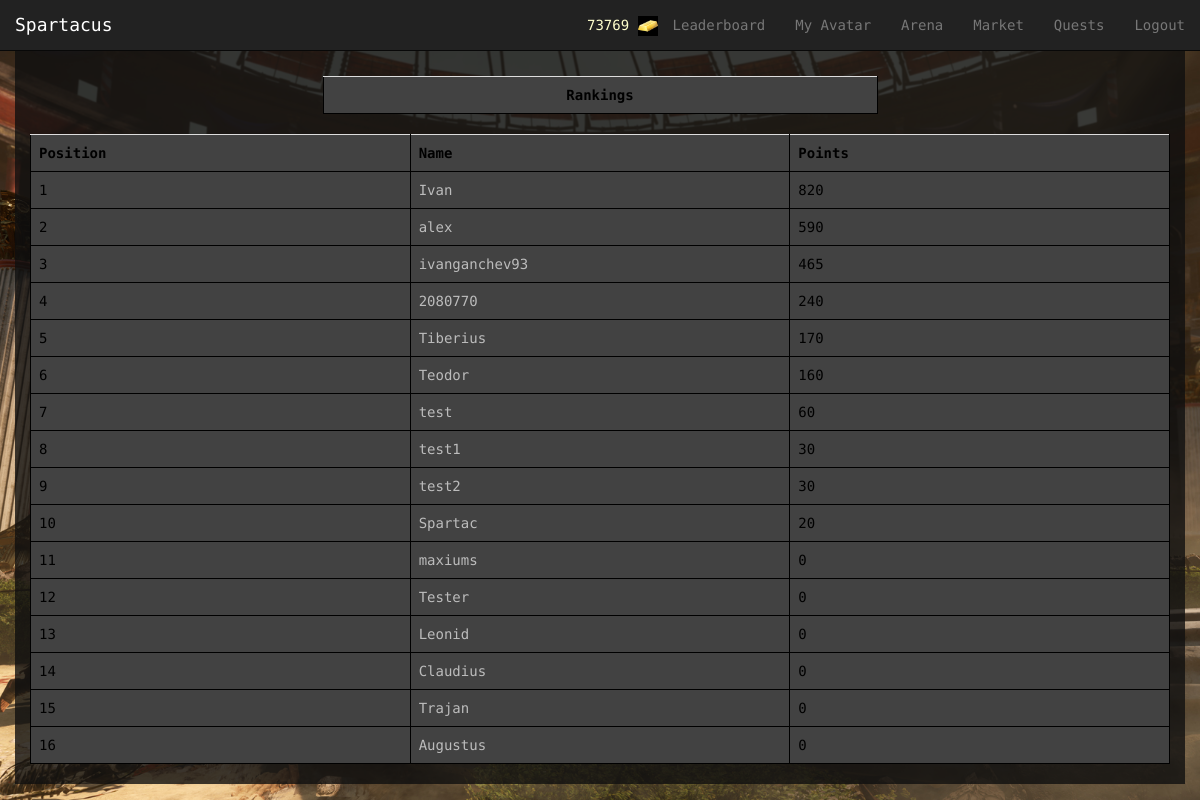
Page /Spartacus/leaderboard/ (signed in) on the committed database.
### Spartacus/models.py (models this page shows, shortened)
class Avatar(models.Model):
    user = models.OneToOneField(User)
    picture = models.ImageField(upload_to='profile_images', blank=True)
    cash = models.IntegerField(default = 100)
    attack = models.IntegerField(default= 10)
    deffence = models.IntegerField(default= 10)
    strength = models.IntegerField(default= 10)
    agility = models.IntegerField(default= 10)
    intelligence = models.IntegerField(default = 10)
    isFighting = models.BooleanField(default=False)
    victories = models.IntegerField(default = 0)
    points = models.IntegerField(default = 0) # for ranking...every time a gladiator fights get some amount of points

### Spartacus/views.py (the view)
def leaderboard(request):
    context_dict = {}
    try:
        avatars = Avatar.objects.order_by('-points')[:20]
        context_dict['avatars'] = avatars
    except:
        print "Query fail leaderboard"
    return render(request, 'Spartacus/leaderboard.html', context_dict)

### templates/Spartacus/leaderboard.html (shortened to what this page needs)
{% extends 'Spartacus/base.html' %}
{% load staticfiles %}
{% block body_block %}
<div class="container">
	<div class="row" id="split">
	</div>
	<div class="row">
		<div class="col-xs-12">
			<div class="row">
				<div class="col-xs-6 col-xs-offset-3">
					<table class="table">
						<th style="text-align: center">Rankings</th>
					</table>
				</div>
			</div>
			<table class="table">
				<th>Position</th>
				<th>Name</th>
				<th>Points</th>
				{% for avatar in avatars %}
					<tr id="rank">
					<td></td>
					<td><a href="{% url 'avatar_view' avatar.user.username %}">{{ avatar.user.username}} </a></td>
					<td>{{avatar.points}}</td>
					</tr>
				{% endfor %}
			</table>
		</div>
	</div>
</div>
{% endblock %}
{% block gold %}
{% if user.is_authenticated %}
   {{ user.avatar.cash }} <img  src="{% static 'images/gold.jpg' %}" width = "20" height = "20"/>
{% endif %}
{% endblock %}

### static/css/styles.css (style rules this page uses)
html,body { height: 100%; font-family: 'Droid Sans Mono', sans-serif; }
body { padding-top: 51px; background: #1E1E1E; color: #f9f9f9; }
a { color:#bcbcbc; }

### static/css/mystyles.css (style rules this page uses)
table { table-layout: fixed; }
table,th, td, tr { background-color: #424242; color: black; border: 1px solid black; white-space: nowrap; overflow: hidden; text-overflow: ellipsis; }
div#split { height: 25px; }
div.container { background: rgba(15,15,15, 0.8)!important; }

### templates/Spartacus/leaderboard.html (style rules this page uses)
table { counter-reset: rowNumber; }
#rank { counter-increment: rowNumber; }
table tr td:first-child::before { content: counter(rowNumber); min-width: 1em; margin-right: 0.5em; }

### rows in the picture
Avatar: user.username "Ivan", points "820"
Avatar: user.username "alex", points "590"
Avatar: user.username "ivanganchev93", points "465"
Avatar: user.username "2080770", points "240"
Avatar: user.username "Tiberius", points "170"
Avatar: user.username "Teodor", points "160"
Avatar: user.username "test", points "60"
Avatar: user.username "test1", points "30"
Avatar: user.username "test2", points "30"
Avatar: user.username "Spartac", points "20"
Avatar: user.username "maxiums", points "0"
Avatar: user.username "Tester", points "0"
Avatar: user.username "Leonid", points "0"
Avatar: user.username "Claudius", points "0"
Avatar: user.username "Trajan", points "0"
Avatar: user.username "Augustus", points "0"

### other values in the picture
{{ user.avatar.cash }} "73769"
